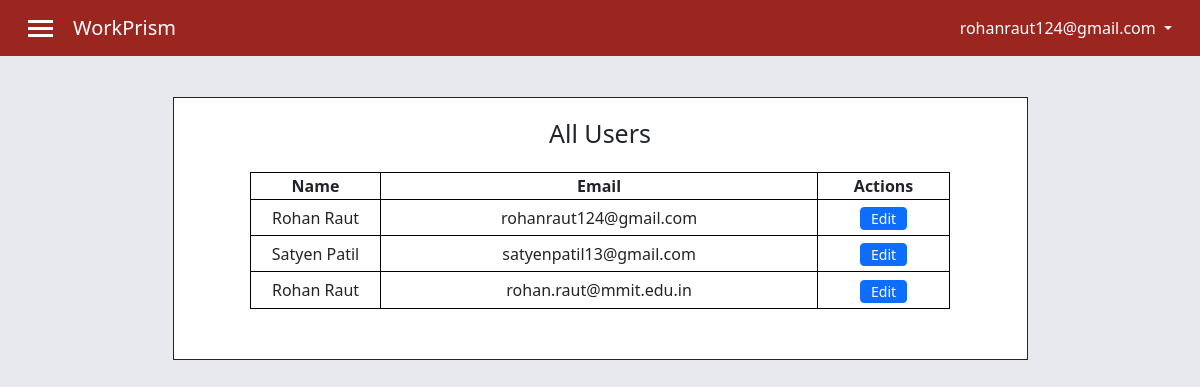
The page /all-users/ (signed in) on the database as committed earlier.
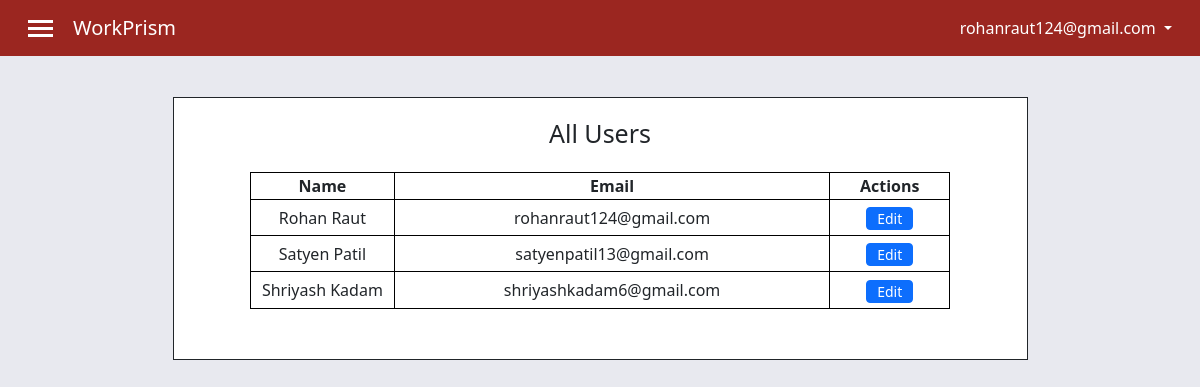
The same page on the database as committed later.
### api_services/models.py (models this page shows, shortened)
class Account(AbstractBaseUser, PermissionsMixin):
    email = models.EmailField(verbose_name="email", max_length=254, unique=True)
    username = models.CharField(max_length=100, unique=True)
    first_name = models.CharField(max_length=100)
    last_name = models.CharField(max_length=100)
    user_role = models.CharField(max_length=100)
    department = models.CharField(max_length=100)
    phone = models.CharField(max_length=10)
    date_joined = models.DateTimeField(verbose_name="date joined", auto_now_add=True)
    last_login = models.DateTimeField(verbose_name="last login", auto_now=True)
    is_admin = models.BooleanField(default=False)
    is_active = models.BooleanField(default=True)
    is_staff = models.BooleanField(default=False)
    is_superuser = models.BooleanField(default=False)
    USERNAME_FIELD = "email"
    REQUIRED_FIELDS = ["username", "first_name", "last_name", "user_role"]
    objects = MyAccountManager()

### web_app/views.py (the view)
# urls.py: path('all-users/', all_users_view, name="all_users_view"),
def all_users_view(request):
    data = {}
    if request.user.is_anonymous == True:
        return redirect('/login')
    if request.user.is_superuser == False:
        data['message'] = "You do not have rights to access this page"
        return redirect('/error', data)
    data['users'] = Account.objects.all()
    return render(request, 'all_users.html', data)

### templates/all_users.html (shortened to what this page needs)
{% extends 'base.html' %}
{% block additional_links %}
<link rel="stylesheet" href="/static/all_users.css">
{% endblock additional_links %}
{% block body %}
<div class="container mt-3 mb-3">
    <div class="row justify-content-center">
        <div class="col-12 col-sm-11 col-md-11 col-lg-9 border border-dark main_content">
            <h1 class="mb-4">All Users</h1>
            <table align="center">
                <tr>
                  <th>Name</th>
                  <th>Email</th>
                  <th>Actions</th>
                </tr>
                {% for x in users %}
                    <tr>
                        <td>{{x.first_name}} {{x.last_name}}</td>
                        <td>{{x.email}}</td>
                        <td><a href="/profile/{{x.email}}"><button class="btn btn-sm btn-primary">Edit</button></a></td>
                    </tr>
                {% endfor %}
            </table>
        </div>
    </div>
</div>
{% endblock body %}

### templates/base.html (shortened to what this page needs)
<!doctype html>
<html lang="en">
  <head>
    <link href="https://cdn.jsdelivr.net/npm/bootstrap@5.3.0-alpha1/dist/css/bootstrap.min.css" rel="stylesheet">
    <link rel="stylesheet" href="/static/base.css">
    {% block additional_links %}{% endblock additional_links %}
  </head>
  <body>
    <nav class="navbar navbar_custom navbar-expand-lg bg-body-tertiary px-3">
      <div class="container-fluid d-flex justify-content-between">
        <div class="navbar_item d-flex align-items-center">
          <div class="menu_icon_container" data-bs-toggle="offcanvas" href="#offcanvasExample" role="button" aria-controls="offcanvasExample">
            <div class="menu_icon"></div>
            <div class="menu_icon"></div>
            <div class="menu_icon"></div>
          </div>
          <a class="navbar-brand" href="#">WorkPrism</a>
        </div>
        <div class="navbar_item user_email">
          <li class="nav-item dropdown">
            <a class="nav-link dropdown-toggle" href="#" role="button" data-bs-toggle="dropdown" aria-expanded="false">
              {{request.user.email}}
            </a>
          </li>
        </div>
        </div>
    </nav>
    {% block body %}{% endblock body %}
  </body>
</html>

### static/base.css (style rules this page uses)
.menu_icon { width: 25px; height: 3px; background-color: white; margin: 4px 0px; }
.menu_icon_container { margin-right: 20px; }
.navbar_custom { background-color: #9B2620 !important; color: white; }
.navbar-brand { color: white; }
body { background-color: #E8E9EF; }
h1 { text-align: center; font-size: 25px; }
.dropdown { list-style-type: none; }

### static/all_users.css (style rules this page uses)
table, th, td { border: 1px solid black; }
table { text-align: center; justify-content: center; }
th { margin: auto; width: 50px; }
td { padding: 5px; }
button { align-items: center; }
.btn-sm { padding: 0px 10px; }
.main_content { background-color: white; padding-top: 20px; padding-bottom: 50px; margin-top: 25px; }
@media screen and (min-width: 992px) { table { width: 700px; } }

Rows that differ between the two databases and show on the page:
removed Account: first_name "Rohan", last_name "Raut", email "rohan.raut@mmit.edu.in"
added Account: first_name "Shriyash", last_name "Kadam", email "shriyashkadam6@gmail.com"
